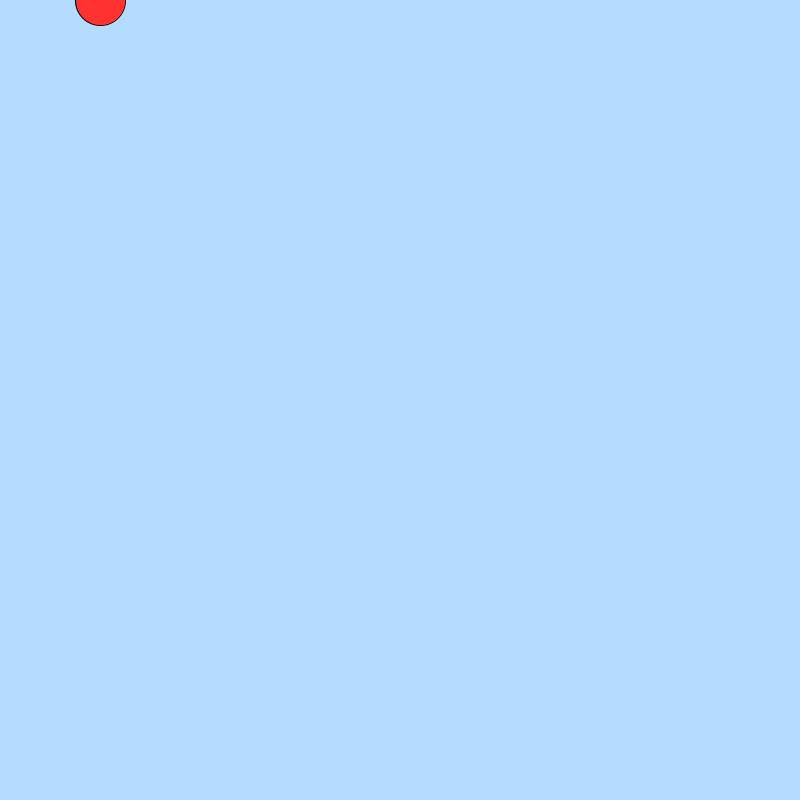
Frame 1 (no input)
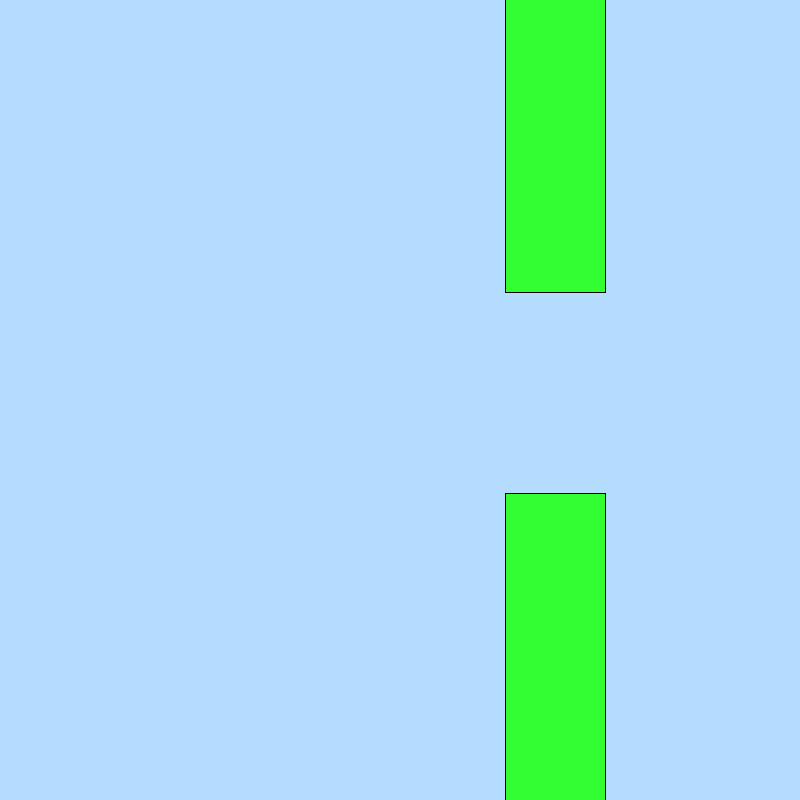
Frame 60 (the mouse pressed at the canvas centre just before this capture)
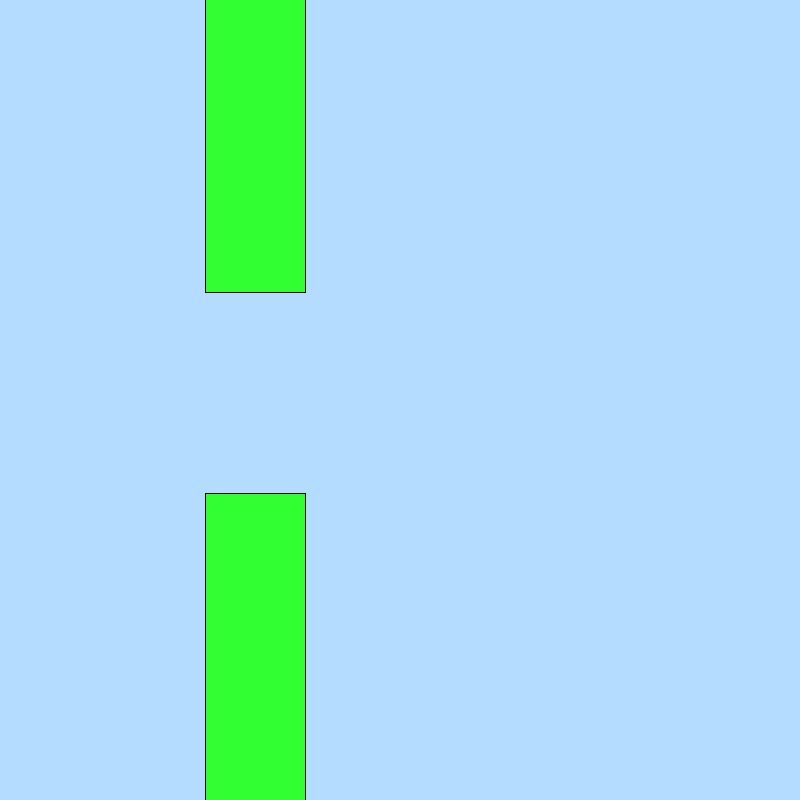
Frame 120 (the mouse held since frame 60 and released just before this capture)

The Processing sketch that drew these frames (run headless with seeded random() and noise(); from frame 60 on, the mouse is pressed at the canvas centre):

// Processing sketch: FlappyBird
// ── FlappyBird.pde
int birdY;
int yspd = 0;
int pipeX = 800;
int pipeT = (int) random(100,400);
int gamestate;
void draw(){
  background(180,220,255);
  fill(255,50,50);
  stroke(0,0,0);
  if(gamestate==0){
  ellipse(100,birdY,50,50);
  fill(50,255,50);
    if(pipeX<-100){
    pipeX = 800;
    pipeT = (int) random(100,500);
  }
  
  rect(pipeX,pipeT+200,100,600-pipeT);
  rect(pipeX,-1,100,pipeT);
  pipeX = pipeX -5;

  
  yspd = yspd+1;
  birdY = birdY + yspd;
  if(keyPressed){
   yspd = -10; 
  }
  }
  if(birdY-25 < pipeT && pipeX > 75 && pipeX < 125){
    gamestate = 1;
  }
  if(birdY > pipeT + 175 && pipeX > 75 && pipeX < 125){
   gamestate = 1; 
  }
  //birdX is always 100
  //bird has 25 radius
}
void setup(){
size(800,800);
}
